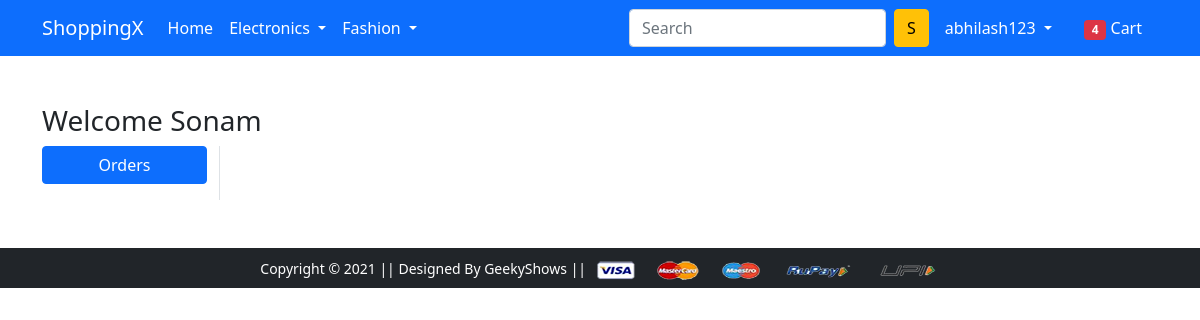
Before: /orders/ (signed in) with the older database file.
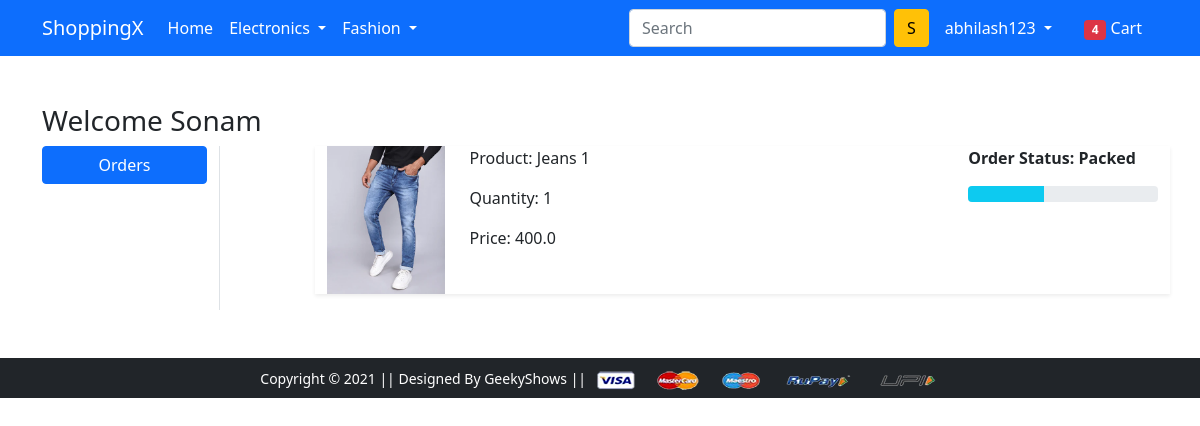
After: the same page with the newer database file.
### app/models.py (models this page shows, shortened)
class OrderPlaced(models.Model):
    user = models.ForeignKey(User, on_delete = models.CASCADE)
    customer = models.ForeignKey(Customer, on_delete = models.CASCADE)
    product = models.ForeignKey(Product, on_delete = models.CASCADE)
    quantity = models.PositiveIntegerField(default = 1)
    ordered_date = models.DateTimeField(auto_now_add = True)
    status = models.CharField(max_length = 50, choices = STATUS_CHOICES, default = "Pending")
    @property
    def total_cost(self):
        return self.quantity * self.product.discounted_price

class Product(models.Model):
    title = models.CharField(max_length = 100)
    selling_price = models.FloatField()
    discounted_price = models.FloatField()
    description = models.TextField()
    brand = models.CharField(max_length = 100)
    category = models.CharField(choices = CATEGORY_CHOICES, max_length = 3)
    product_image = models.ImageField(upload_to = 'productimg')

### app/views.py (the view)
# urls.py: path('orders/', views.orders, name='orders'),
@login_required
def orders(request):
 op = OrderPlaced.objects.filter(user = request.user)
 return render(request, 'app/orders.html',{'order_placed':op})

### app/templates/app/orders.html (shortened to what this page needs)
{% extends 'app/base.html' %}
{% load static %}
{% block main-content %}
<div class="container my-5">
 <div class="row">
 <h3>Welcome Sonam</h3>
  <div class="col-sm-2 border-end">
   <ul class="list-unstyled">
    <li class="d-grid"><a href="{% url 'orders' %}" class="btn btn-primary">Orders</a></li>
   </ul>
  </div>
  <div class="col-sm-9 offset-sm-1">
    {% for op in order_placed %}
   <div class="row shadow-sm mb-3">
    <div class="col-sm-2">
        <img src="{{op.product.product_image.url}}" alt="{{op.product.title}}" height="150" width="150" class="img-fluid">
    </div>
    <div class="col-sm-7">
        <p>Product: {{op.product.title}}</p>
        <p>Quantity: {{op.quantity}}</p>
        <p>Price: {{op.total_cost}}</p>
    </div>
    <div class="col-sm-3 fw-bold">
        <p>Order Status: {{op.status}}</p>
        {% if op.status == 'Packed' %}
        <div class="progress">
            <div class="progress-bar bg-info" role="progressbar" style="width:40%" aria-valuenow="40" aria-valuemin="0" aria-valuemax="100"></div>
        </div>
        {% endif %}
    </div>
   </div>
   {% endfor %}
  </div>
 </div>
</div>
{% endblock main-content %}

### app/templates/app/base.html (shortened to what this page needs)
<!doctype html>
{% load static %}
<html lang="en">
  <head>
    <link href="https://cdn.jsdelivr.net/npm/bootstrap@5.0.0-beta1/dist/css/bootstrap.min.css" rel="stylesheet">
    <link rel="stylesheet" href="{% static 'app/css/owl.carousel.min.css' %}">
    <link rel="stylesheet" href="{% static 'app/css/all.min.css' %}">
    <link rel="stylesheet" href="{% static 'app/css/style.css' %}">
  </head>
  <body>
    <nav class="navbar navbar-expand-lg navbar-dark bg-primary">
     <div class="container">
       <a class="navbar-brand" href="/">ShoppingX</a>
       <div class="collapse navbar-collapse" id="navbarSupportedContent">
         <ul class="navbar-nav me-auto mb-2 mb-lg-0">
           <li class="nav-item">
             <a class="nav-link active" aria-current="page" href="/">Home</a>
           </li>
           <li class="nav-item dropdown">
             <a class="nav-link dropdown-toggle text-white" href="#" id="electronicsDropdown" role="button" data-bs-toggle="dropdown" aria-expanded="false">
               Electronics
             </a>
           </li>
           <li class="nav-item dropdown">
             <a class="nav-link dropdown-toggle text-white" href="#" id="fashionDropdown" role="button" data-bs-toggle="dropdown" aria-expanded="false">
               Fashion
             </a>
           </li>
         </ul>
         <form class="d-flex">
           <input class="form-control me-2" type="search" placeholder="Search" aria-label="Search">
           <button class="btn btn-warning" type="submit">S</button>
         </form>
         <div>
          <ul class="navbar-nav me-auto mb-2 mb-lg-0">
            {% if request.user.is_authenticated %}
           <li class="nav-item dropdown mx-2">
              <a class="nav-link dropdown-toggle text-white" href="#" id="profileDropdown" role="button" data-bs-toggle="dropdown" aria-expanded="false">
                {{request.user}}
              </a>
            </li>
            <li class="nav-item mx-2">
             <a href="{% url 'showcart' %}" class="nav-link text-white"><span class="badge bg-danger">4</span> Cart </a>
            </li>
            {% endif %}
          </ul>
         </div>
       </div>
     </div>
    </nav>
    {% block main-content %} {% endblock main-content %}
    <footer class="container-fluid bg-dark text-center p-2 mt-5">
        <small class="text-white">Copyright &copy; 2021 || Designed By GeekyShows || </small>
        <img src="{% static 'app/images/payment.png' %}" alt="" srcset="" class="img-fluid" height="2px">
    </footer>
  </body>
</html>

Changed rows visible on the page:
added OrderPlaced: product.product_image (picture), product "Jeans 1", quantity "1", total_cost "400.0", status "Packed"
